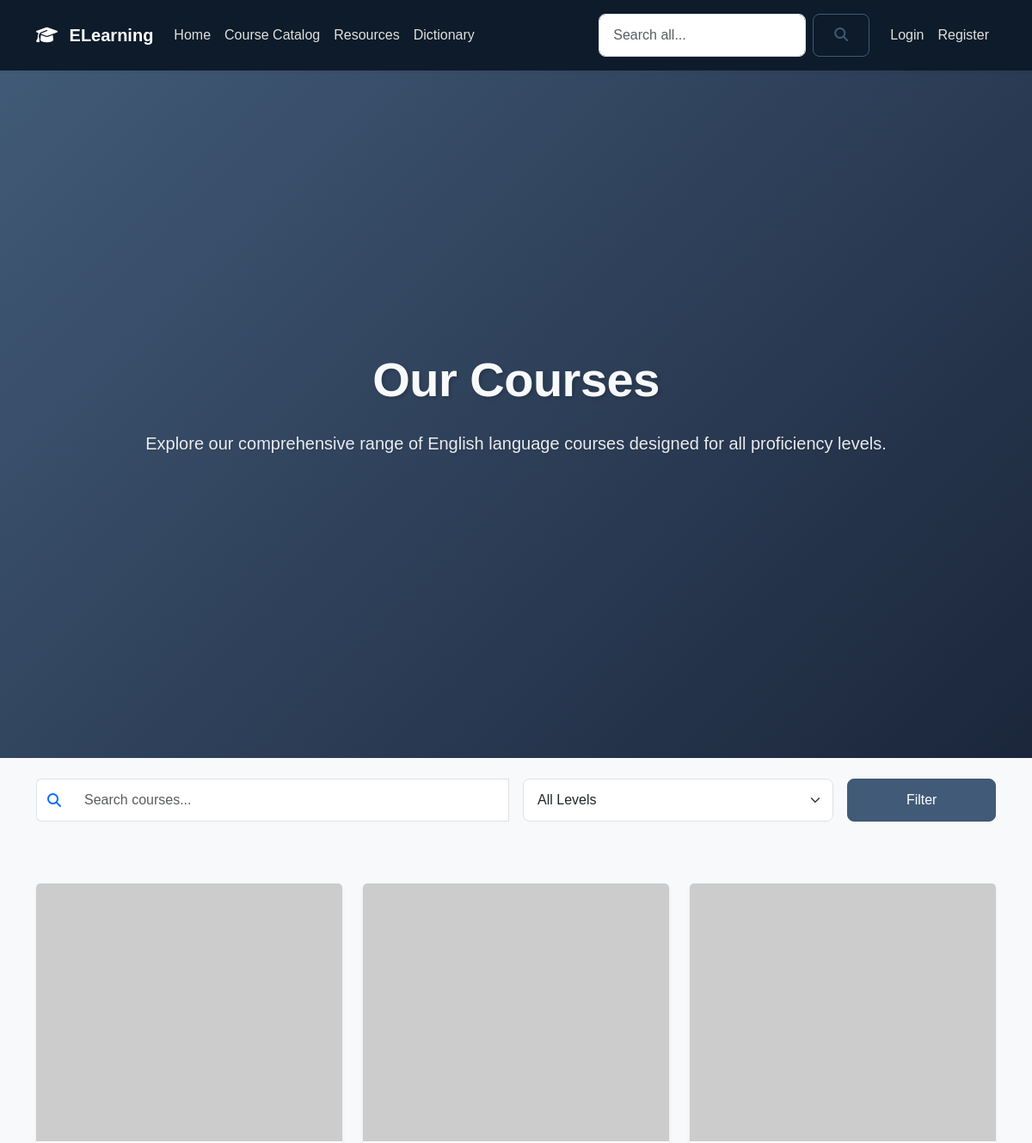
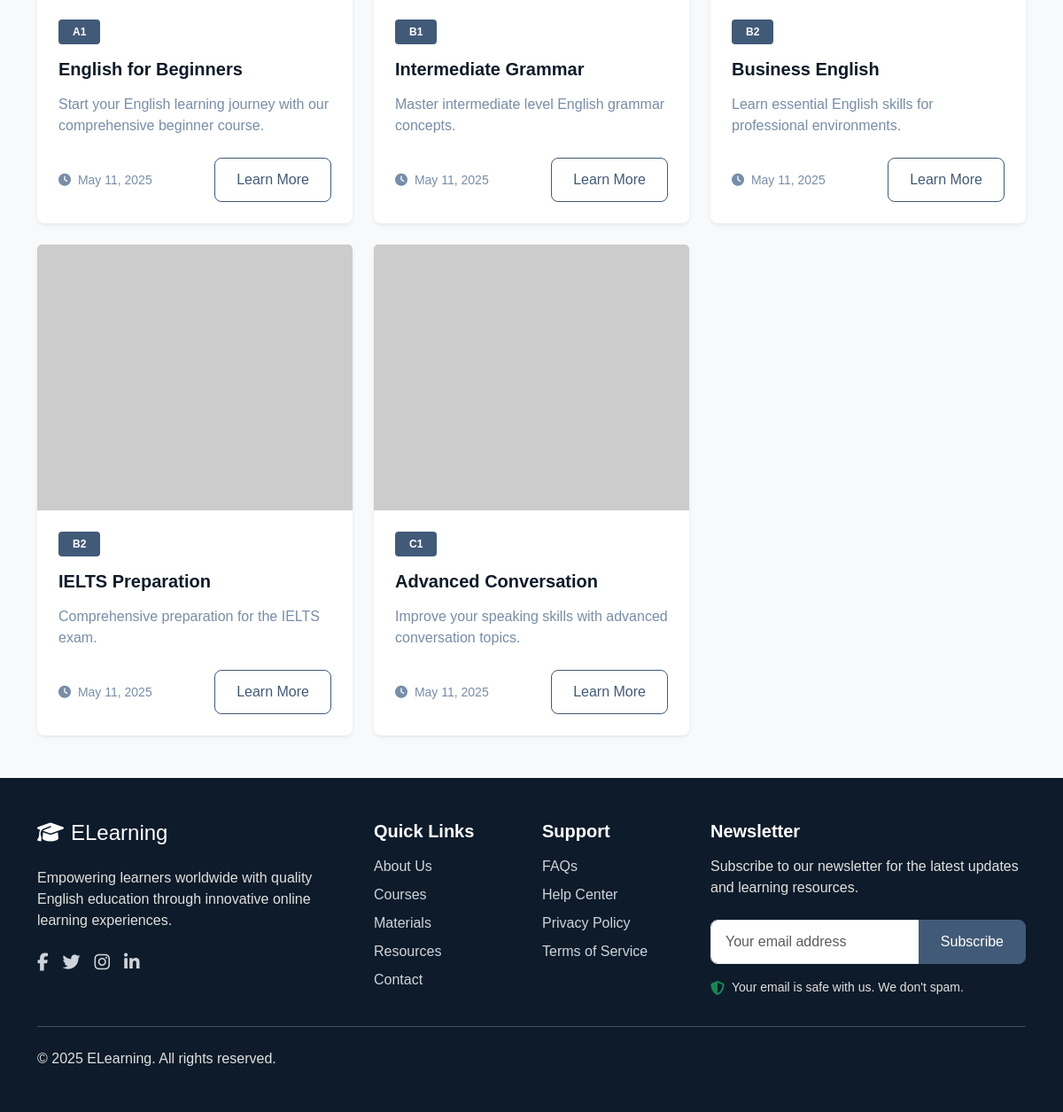
/courses.php, run on the app's committed database (2 pictures, top to bottom).
### tables this page shows
CREATE TABLE IF NOT EXISTS courses (
    course_id INT PRIMARY KEY AUTO_INCREMENT,
    title VARCHAR(100) NOT NULL,
    description TEXT,
    instructor_id INT NOT NULL,
    level CHAR(2) NOT NULL COMMENT 'A1, A2, B1, B2, C1, C2',
    duration VARCHAR(50),
    difficulty_level VARCHAR(20),
    thumbnail_url VARCHAR(255),
    is_featured TINYINT(1) DEFAULT 0,
    created_at TIMESTAMP DEFAULT CURRENT_TIMESTAMP,
    updated_at TIMESTAMP NULL ON UPDATE CURRENT_TIMESTAMP,
    FOREIGN KEY (instructor_id) REFERENCES users(user_id)
);

### includes/db.php (called while the page is built, shortened)
<?php
function sanitize_input($data) {
    $data = trim($data);
    $data = stripslashes($data);
    $data = htmlspecialchars($data);
    return $data;
}

### courses.php (the view, shortened to what this page needs)
<?php
require_once 'includes/db.php';
$search = sanitize_input($_GET['search'] ?? '');
$sql = "SELECT * FROM courses WHERE 1=1";
$params = [];
$sql .= " ORDER BY level ASC, title ASC";
try {
    $stmt = $conn->prepare($sql);
    $stmt->execute($params);
    $courses = $stmt->fetchAll();
} catch(PDOException $e) {
    die("Error: " . $e->getMessage());
}
?>
<!DOCTYPE html>
<html lang="en">
<head>
    <link href="https://cdn.jsdelivr.net/npm/bootstrap@5.3.2/dist/css/bootstrap.min.css" rel="stylesheet">
    <link href="https://cdnjs.cloudflare.com/ajax/libs/font-awesome/6.4.2/css/all.min.css" rel="stylesheet">
    <link href="css/custom.css" rel="stylesheet">
    <link href="css/floating-chatbot.css" rel="stylesheet">
    <link href="css/search-autocomplete.css" rel="stylesheet">
</head>
<body>
    <?php include 'includes/nav.php'; ?>
    <section class="hero-section text-white text-center py-5">
        <div class="container">
            <h1 class="display-4 fw-bold mb-4 text-light">Our Courses</h1>
            <p class="lead mb-4">Explore our comprehensive range of English language courses designed for all proficiency levels.</p>
        </div>
    </section>
    <section class="py-4 bg-light">
        <div class="container">
            <form action="courses.php" method="GET" class="row g-3">
                <div class="col-md-6">
                    <div class="input-group search-input-container">
                        <span class="input-group-text bg-white border-end-0">
                            <i class="fas fa-search text-primary"></i>
                        </span>
                        <input type="text" class="form-control border-start-0" name="search"
                               placeholder="Search courses..." value="<?php echo htmlspecialchars($search); ?>"
                               data-autosuggest="true" autocomplete="off">
                    </div>
                </div>
                <div class="col-md-4">
                    <select class="form-select" name="level">
                        <option value="">All Levels</option>
                    </select>
                </div>
                <div class="col-md-2">
                    <button type="submit" class="btn btn-primary w-100">Filter</button>
                </div>
            </form>
        </div>
    </section>
    <section class="py-5">
        <div class="container">
            <?php if (empty($courses)): ?>
                <div class="text-center py-5">
                    <i class="fas fa-search fa-3x text-muted mb-3"></i>
                    <h3>No courses found</h3>
                    <p class="text-muted">Try adjusting your search or filter criteria</p>
                </div>
            <?php else: ?>
                <div class="row g-4">
                    <?php foreach ($courses as $course): ?>
                        <div class="col-md-6 col-lg-4">
                            <div class="card h-100 border-0 shadow-sm">
                                <a href="course-details.php?id=<?php echo $course['course_id']; ?>">
                                    <img src="<?php if($course['thumbnail_url']): ?>uploads/<?php echo $course['thumbnail_url']; ?><?php else: ?>https://placehold.co/300x200/415a77/f2f2f2<?php endif ; ?>"
                                        class="card-img-top" alt="<?php echo htmlspecialchars($course['title']); ?>"
                                        style="height: 300px; object-fit: cover;">
                                </a>
                                <div class="card-body p-4">
                                    <div class="d-flex justify-content-between align-items-center mb-3">
                                        <span class="badge bg-primary"><?php echo $course['level']; ?></span>
                                    </div>
                                    <h5 class="card-title mb-3"><?php echo htmlspecialchars($course['title']); ?></h5>
                                    <p class="card-text text-muted mb-4"><?php echo htmlspecialchars($course['description']); ?></p>
                                    <div class="d-flex justify-content-between align-items-center">
                                        <small class="text-muted">
                                            <i class="fas fa-clock me-1"></i>
                                            <?php echo date('M d, Y', strtotime($course['created_at'])); ?>
                                        </small>
                                        <a href="course-details.php?id=<?php echo $course['course_id']; ?>"
                                           class="btn btn-outline-primary">
                                            Learn More
                                        </a>
                                    </div>
                                </div>
                            </div>
                        </div>
                    <?php endforeach; ?>
                </div>
            <?php endif; ?>
        </div>
    </section>
    <?php include 'includes/footer.php'; ?>
</body>
</html>

### data on the page
courses: level "A1", title "English for Beginners", description "Start your English learning journey with our comprehensive beginner course.", created_at "May 11, 2025"
courses: level "B1", title "Intermediate Grammar", description "Master intermediate level English grammar concepts.", created_at "May 11, 2025"
courses: level "B2", title "Business English", description "Learn essential English skills for professional environments.", created_at "May 11, 2025"
courses: level "B2", title "IELTS Preparation", description "Comprehensive preparation for the IELTS exam.", created_at "May 11, 2025"
courses: level "C1", title "Advanced Conversation", description "Improve your speaking skills with advanced conversation topics.", created_at "May 11, 2025"
